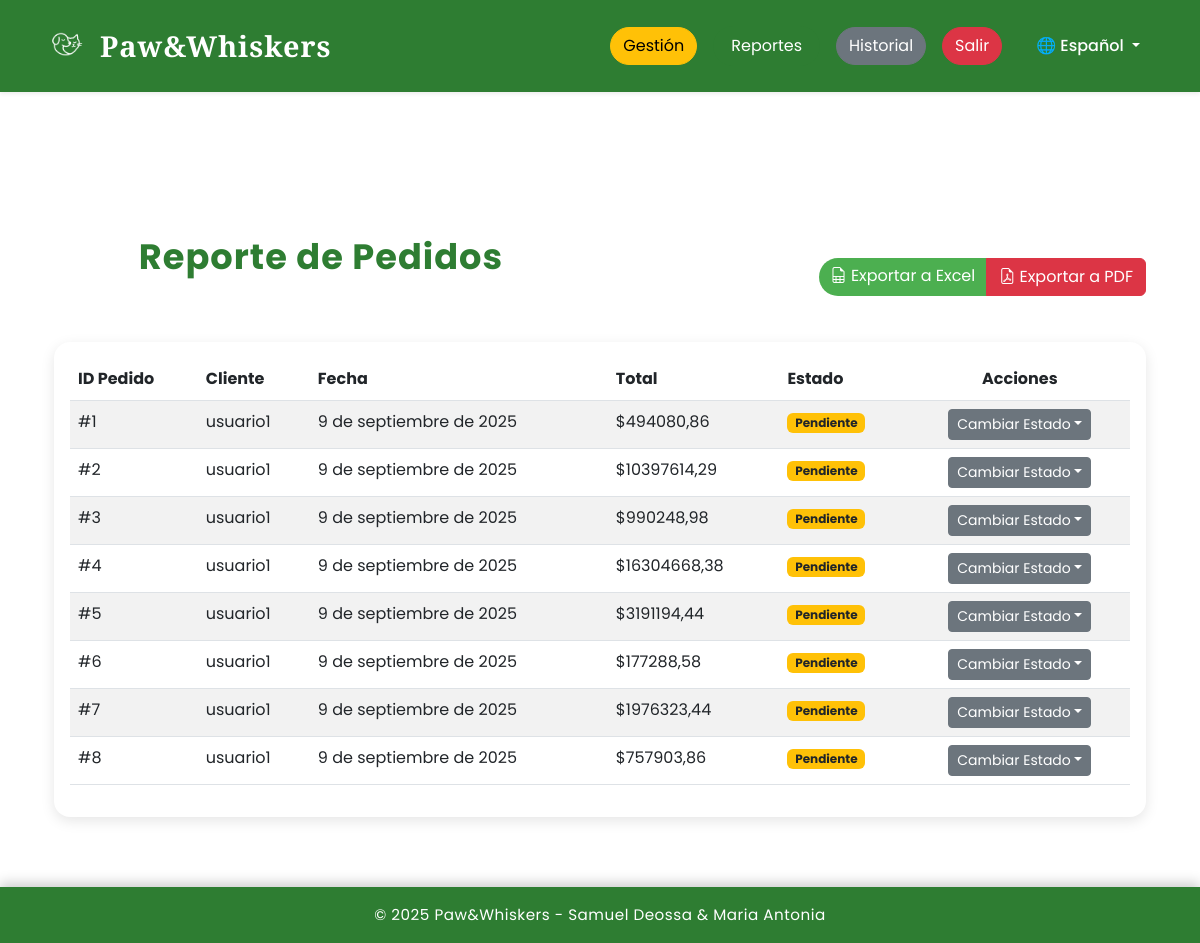
The app's page /pedido/reporte/ (signed in), older data.
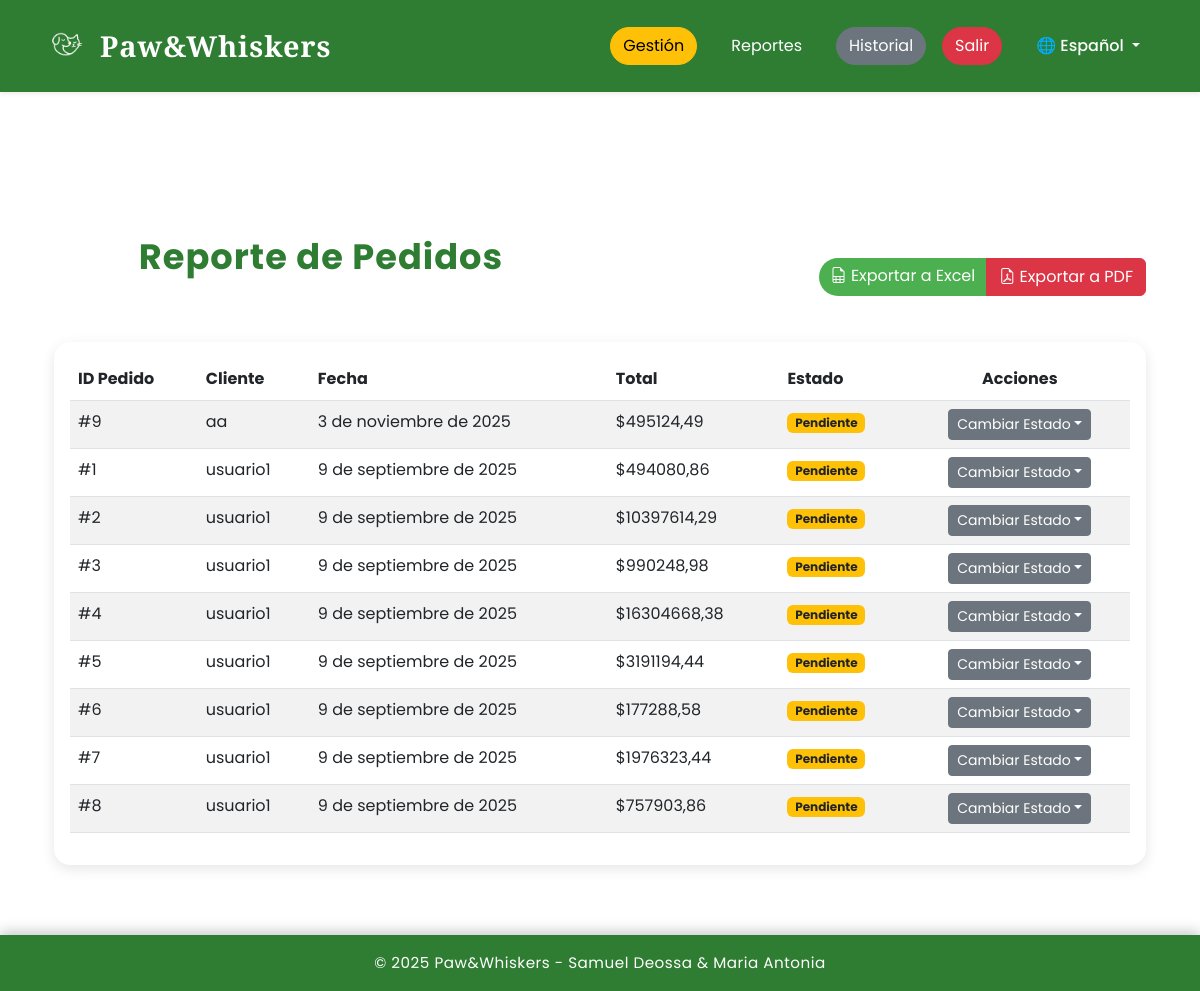
The same page, newer data.
### pedidos/models.py (models this page shows, shortened)
class Pedido(models.Model):
    ESTADO_CHOICES = [
        ('Pendiente', 'Pendiente'),
        ('Finalizado', 'Finalizado'),
        ('Cancelado', 'Cancelado'),
    ]
    cliente = models.ForeignKey(CuentaCliente, on_delete=models.CASCADE)
    fechaPedido = models.DateField(auto_now_add=True)
    totalPedido = models.DecimalField(max_digits=10, decimal_places=2)
    direccionPedido = models.CharField(max_length=200)
    estado = models.CharField(max_length=20, choices=ESTADO_CHOICES, default='Pendiente')

### clientes/models.py (models this page shows, shortened)
class CuentaCliente(models.Model):
    user = models.OneToOneField(User, on_delete=models.CASCADE)
    direccionPedido = models.CharField(max_length=200)
    metodoPago = models.CharField(max_length=50)

### pedidos/views.py (the view)
# urls.py: path('reporte/', views.reporte_pedidos, name='reporte_pedidos'),
@admin_required
def reporte_pedidos(request):
    formato = request.GET.get('formato')
    pedidos = Pedido.objects.all().order_by('-fechaPedido')
    generador = None
    if formato == 'excel':
        generador = ReporteExcelGenerator() # Seleccionamos la implementación concreta
    elif formato == 'pdf':
        generador = ReportePDFGenerator() # Seleccionamos la otra implementación
    if generador:
        return generador.generate(pedidos)
    return render(request, 'pedidos/reporte_pedidos.html', {'pedidos': pedidos})

### carrito/context_processors.py (called while the page is built, shortened)
def carrito_context(request):
    return {'carrito_context': None}

### pedidos/views.py (called while the page is built)
def admin_required(view_func):
    return user_passes_test(lambda u: u.is_superuser)(view_func)

### tienda/context_processors.py (called while the page is built)
def clima_medellin(request):
    try:
        latitud = 6.2518
        longitud = -75.5636
        url = f"https://api.open-meteo.com/v1/forecast?latitude={latitud}&longitude={longitud}&current_weather=true"
        response = requests.get(url, timeout=5) # Timeout de 5 segundos
        response.raise_for_status()  # Lanza un error para respuestas 4xx/5xx
        data = response.json()
        clima = {
            'temperatura': data['current_weather']['temperature'],
            'codigo_clima': data['current_weather']['weathercode']
        }
        return {'clima_medellin': clima}
    except requests.exceptions.RequestException as e:
        print(f"Error al obtener el clima: {e}")
        return {}
    except (KeyError, ValueError) as e:
        print(f"Error al procesar los datos del clima: {e}")
        return {}

### templates/pedidos/reporte_pedidos.html (shortened to what this page needs)
{% extends "tienda/base.html" %}
{% load i18n %}
{% block content %}
<div class="container my-5">
    {% if user.is_superuser %}
    <div class="row mb-4 align-items-center">
        <div class="col-md-6">
            <h2 class="section-title">{% trans "Reporte de Pedidos" %}</h2>
        </div>
        <div class="col-md-6 text-end">
            <div class="btn-group">
                <a href="{% url 'reporte_pedidos' %}?formato=excel" class="btn btn-success">
                    <i class="bi bi-file-earmark-spreadsheet"></i> {% trans "Exportar a Excel" %}
                </a>
                <a href="{% url 'reporte_pedidos' %}?formato=pdf" class="btn btn-danger">
                    <i class="bi bi-file-earmark-pdf"></i> {% trans "Exportar a PDF" %}
                </a>
            </div>
        </div>
    </div>
    <div class="card">
        <div class="card-body">
            <div class="table-responsive">
                <table class="table table-striped table-hover">
                    <thead>
                        <tr>
                            <th>{% trans "ID Pedido" %}</th>
                            <th>{% trans "Cliente" %}</th>
                            <th>{% trans "Fecha" %}</th>
                            <th>{% trans "Total" %}</th>
                            <th>{% trans "Estado" %}</th>
                            <th class="text-center">{% trans "Acciones" %}</th>
                        </tr>
                    </thead>
                    <tbody>
                        {% for pedido in pedidos %}
                        <tr>
                            <td>#{{ pedido.id }}</td>
                            <td>{{ pedido.cliente.user.username }}</td>
                            <td>{{ pedido.fechaPedido }}</td>
                            <td>${{ pedido.totalPedido|floatformat:2 }}</td>
                            <td>
                                {% if pedido.estado == 'Pendiente' %}
                                    <span class="badge bg-warning text-dark">{{ pedido.estado }}</span>
                                {% elif pedido.estado == 'Finalizado' %}
                                    <span class="badge bg-success">{{ pedido.estado }}</span>
                                {% elif pedido.estado == 'Cancelado' %}
                                    <span class="badge bg-danger">{{ pedido.estado }}</span>
                                {% endif %}
                            </td>
                            <td class="text-center">
                                <div class="dropdown">
                                    <button class="btn btn-secondary btn-sm dropdown-toggle" type="button" id="dropdownMenuButton-{{pedido.id}}" data-bs-toggle="dropdown" aria-expanded="false">{% trans "Cambiar Estado" %}</button>
                                </div>
                            </td>
                        </tr>
                        {% empty %}
                        <tr>
                            <td colspan="6" class="text-center">{% trans "No hay pedidos para mostrar." %}</td>
                        </tr>
                        {% endfor %}
                    </tbody>
                </table>
            </div>
        </div>
    </div>
    {% else %}
    <div class="alert alert-danger">{% trans "No tienes permisos para ver esta página." %}</div>
    {% endif %}
</div>
{% endblock %}

Row changes from the older to the newer data that the page shows:
added Pedido: id "9", cliente.user.username "aa", fechaPedido "3 de noviembre de 2025", totalPedido "495124,49", estado "Pendiente"
